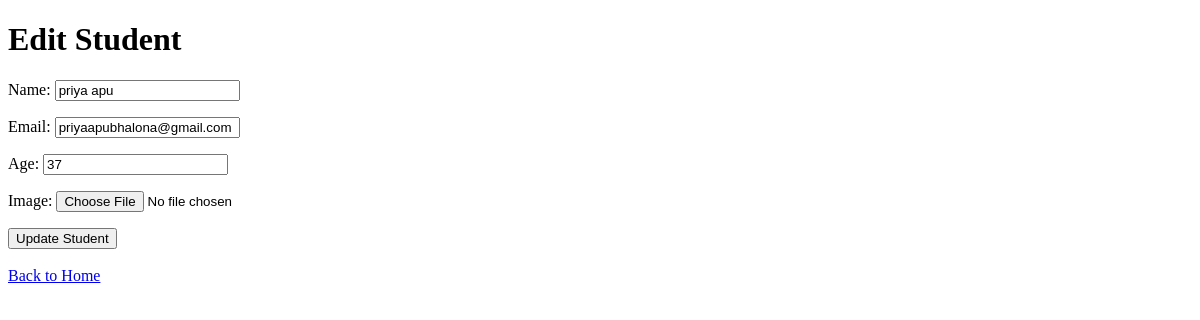
/edit-student/1/, run on an earlier commit of the app's database.
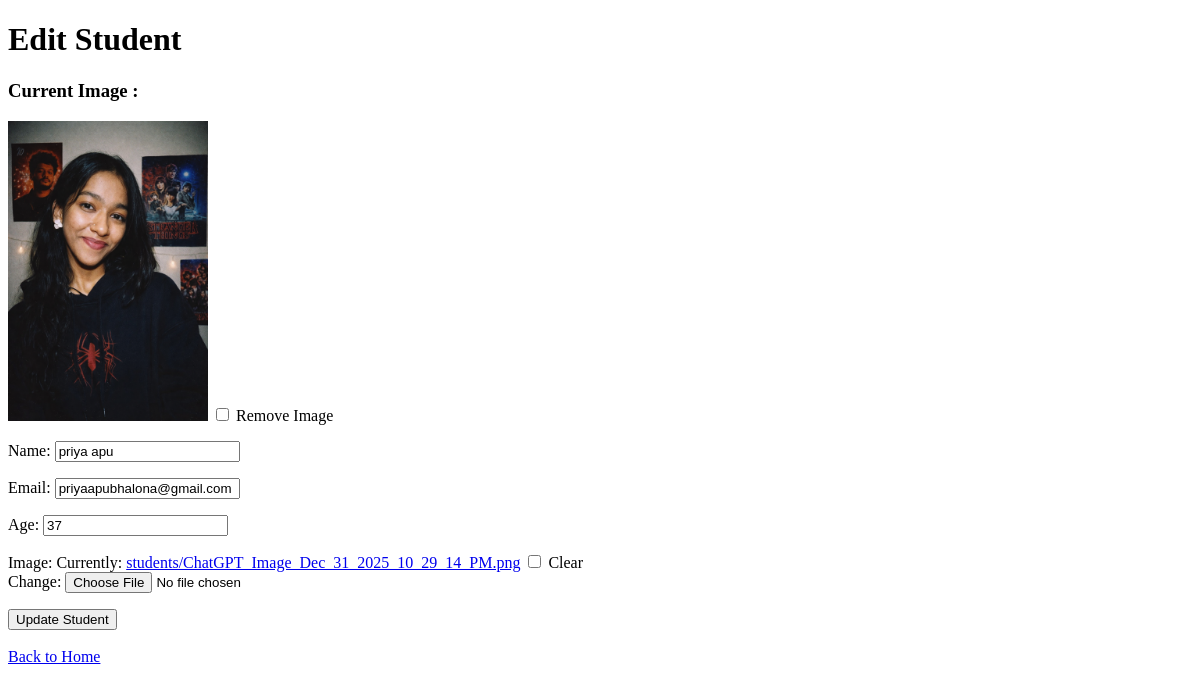
And on a later commit of the database.
### students/models.py (models this page shows, shortened)
class Student(models.Model):
    name = models.CharField(max_length=200)
    email = models.CharField(max_length=200)
    age = models.IntegerField()
    image=models.ImageField(
    upload_to='students/',
    null=True,
    blank=True)

### students/views.py (the view)
# urls.py: path('edit-student/<int:id>/', edit_student, name='edit-student'),
def edit_student(request, id):
     student = Student.objects.get(id=id)
     if request.method == "POST":
        form= StudentForm(request.POST, request.FILES,
         instance=student)
        if form.is_valid():
          if request.POST.get('remove_image'):
             student.image.delete(save=False)
             student.image=None
             form.save()
             return redirect('home')
          form.save()
          return redirect('home')
     else:
          form =StudentForm(instance=student)
     return render(request, 'edit-student.html',{
               'form':form
          })

### students/forms.py
class StudentForm(forms.ModelForm):
    class Meta:
        model = Student
        fields=['name', 'email', 'age', 'image']

### students/templates/edit-student.html (shortened to what this page needs)
<!DOCTYPE html>
<html lang="en">
<head>
</head>
<body>
    <h1>Edit Student</h1>
    {%if form.instance.image%}
    <h3>Current Image :</h3>
    <img src="{{form.instance.image.url}}" alt="{{form.instance.name}}
    width=300"
    height="300">
    <lebel>
            <input type="checkbox" name="remove_image">
            Remove Image
        </lebel>
    {%endif%}
    <form method="POST" enctype="multipart/form-data">
        {{ form.as_p }}
        <button type="submit">
            Update Student
        </button>
    </form>
    <br>
    <a href="{% url 'home' %}">
        Back to Home
    </a>
</body>
</html>

What changed in the data, as far as the page shows it:
changed Student "priya apu": instance.image: picture added
Also different on the page:
form field remove_image: (not shown) → "☐"
form field as_p: (not shown) → "☐"
text no longer shown: "Name: Email: Age: Image:"
text now shown: "Current Image : Remove Image Name: Email: Age: Image: Currently: students/ChatGPT_Image_Dec_31_2025_10_29_14_PM.png Clear Change:"
